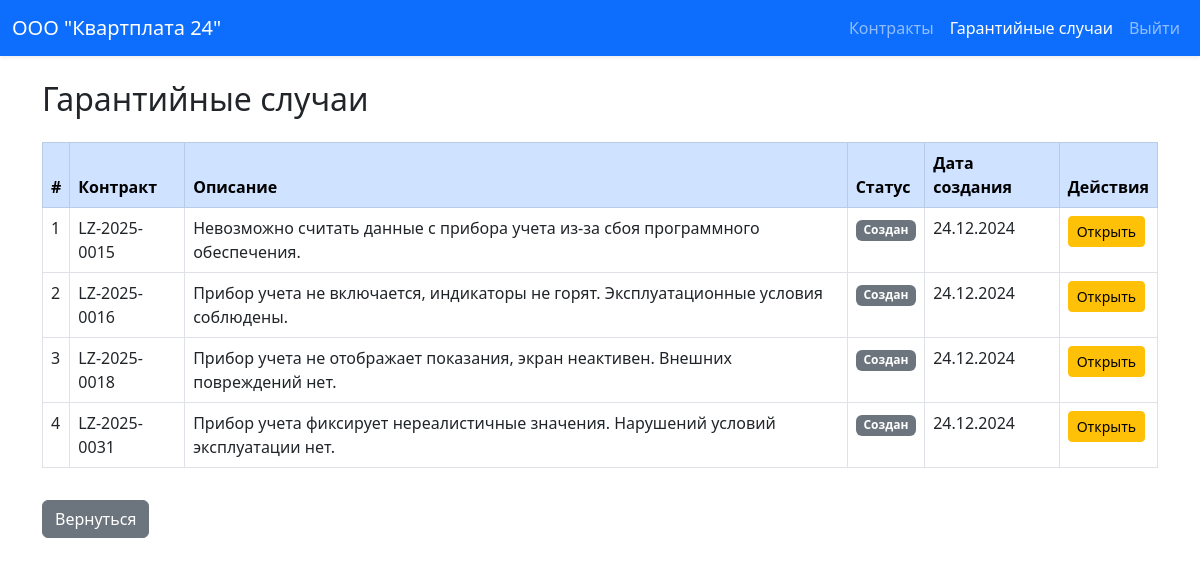
Before: /warranty/list/ (signed in) with the older database file.
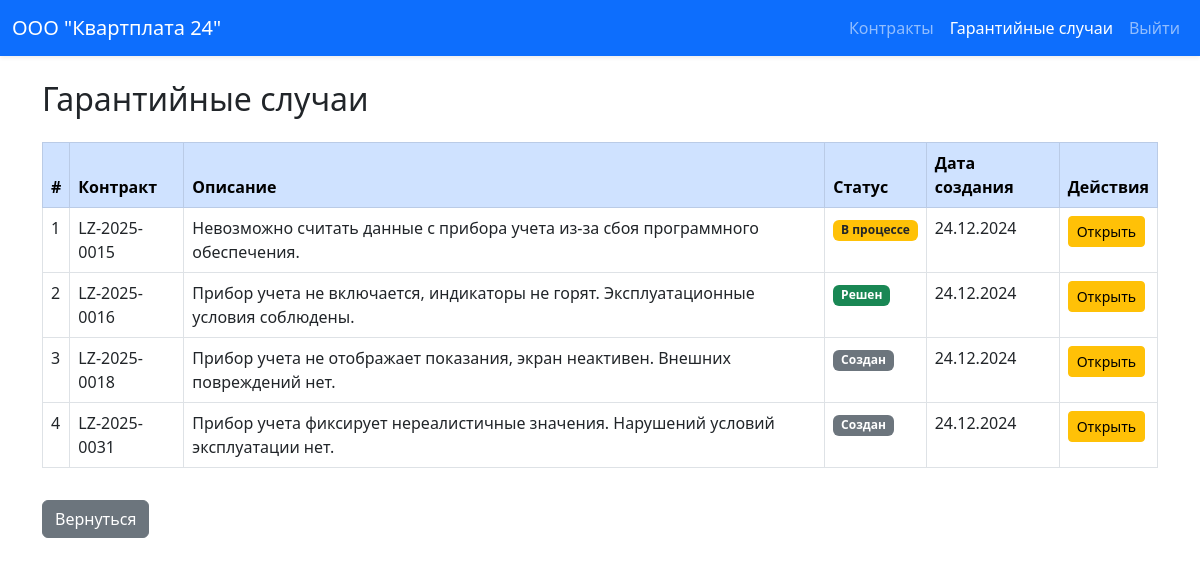
After: the same page with the newer database file.
### leasing/models.py (models this page shows, shortened)
class Profile(models.Model):
    ROLE_CHOICES = [
        ('LR', 'Lessor'),
        ('LE', 'Lessee'),
        ('SE', 'Seller'),
        ('AD', 'Admin')
    ]
    user = models.OneToOneField(
        User,
        related_name='profile',
        on_delete=models.CASCADE
    )
    display_name = models.CharField(
        max_length=200,
        blank=True,
        null=True
    )
    role = models.CharField(
        max_length=2,
        choices=ROLE_CHOICES
    )

class WarrantyCase(models.Model):
    STATUS_CHOICES = [
        ('CR', 'Создан'),
        ('IW', 'В процесссе'),
        ('CO', 'Решен'),
    ]
    contract = models.ForeignKey(
        Contract,
        related_name='warranty_cases',
        on_delete=models.CASCADE
    )
    description = models.TextField()
    created = models.DateTimeField(auto_now_add=True)
    resolved = models.CharField(
        max_length=2,
        choices=STATUS_CHOICES,
        default='CR'
    )

class Contract(models.Model):
    lessor = models.ForeignKey(
        User,
        related_name='lessor_contracts',
        on_delete=models.CASCADE
    )
    lessee = models.ForeignKey(
        User,
        related_name='lessee_contracts',
        on_delete=models.CASCADE
    )
    seller = models.ForeignKey(
        User,
        related_name='seller_contracts',
        on_delete=models.CASCADE
    )
    number = models.CharField(max_length=30)
    meter = models.CharField(max_length=20)
    started = models.DateField()
    class Meta:
        ordering = ['-started', '-number']
    def __str__(self):
        return self.number

### leasing/views.py (the view)
# urls.py: path('warranty/list/', views.list_warranty, name='list_warranty'),
@login_required
def list_warranty(request):
    user = request.user
    role = user.profile.role
    is_lessee = False
    is_seller = False
    is_lessor = False
    if role == 'LR':
        is_lessor = True
        warranties = WarrantyCase.objects.filter(contract__lessor=user)
    elif role == 'LE':
        is_lessee = True
        warranties = WarrantyCase.objects.filter(contract__lessee=user)
    elif role == 'SE':
        is_seller = True
        warranties = WarrantyCase.objects.filter(contract__seller=user)
    elif role == 'AD':
        warranties = WarrantyCase.objects.all()
    else:
        warranties = None
    return render(
        request,
        'warranty/list.html',
        {
            'company_name': user.profile.display_name,
            'warranties': warranties,
            'is_lessor': is_lessor,
            'is_lessee': is_lessee,
            'is_seller': is_seller,
            'section': 'warranty',
        }
    )

### leasing/templates/warranty/list.html (shortened to what this page needs)
{% extends 'base.html' %}
{% block content %}
	<div class="container mt-4">
        {% if warranties %}
        	<h2 class="mb-4">Гарантийные случаи</h2>
        {% else %}
            <h2 class="mb-4">Гарантийные случаи с участием {{ company_name }}</h2>
        {% endif %}
        <div class="table-responsive">
            <table class="table table-bordered table-hover">
                <thead class="table-primary">
                    <tr>
                        <th>#</th>
                        <th>Контракт</th>
                        <th>Описание</th>
                        <th>Статус</th>
                        <th>Дата создания</th>
                        <th>Действия</th>
                    </tr>
                </thead>
                <tbody>
                    {% for warranty in warranties %}
                        <tr>
                            <td>{{ forloop.counter }}</td>
                            <td>{{ warranty.contract }}</td>
                            <td>{{ warranty.description }}</td>
                            <td>
                                {% if warranty.resolved == 'CR' %}
                                    <span class="badge bg-secondary">Создан</span>
                                {% elif warranty.resolved == 'IW' %}
                                    <span class="badge bg-warning text-dark">В процессе</span>
                                {% elif warranty.resolved == 'CO' %}
                                    <span class="badge bg-success">Решен</span>
                                {% endif %}
                            </td>
                            <td>{{ warranty.created|date:"d.m.Y" }}</td>
                            <td>
                                <a href="{% url 'view_warranty' warranty.id %}" class="btn btn-sm btn-warning">Открыть</a>
                            </td>
                        </tr>
                    {% empty %}
                        <tr>
                            <td colspan="6" class="text-center">Нет доступных гарантийных случаев.</td>
                        </tr>
                    {% endfor %}
                </tbody>
            </table>
        </div>
        <div class="mt-3">
            <a href="{% url 'list_warranty' %}" class="btn btn-secondary">Вернуться</a>
        </div>
    </div>
{% endblock %}

### leasing/templates/base.html (shortened to what this page needs)
{% load static %}
<!DOCTYPE html>
<html lang="en">
<head>
    <link rel="stylesheet" href="https://cdn.jsdelivr.net/npm/bootstrap@5.3.0/dist/css/bootstrap.min.css">
</head>
<body>
    {% include 'includes/header.html' %}
    <div id="content">
        {% block content %}
        {% endblock %}
    </div>
</body>
</html>

### leasing/templates/includes/header.html (shortened to what this page needs)
<nav class="navbar navbar-expand-lg navbar-dark bg-primary shadow-sm">
    <div class="container-fluid">
        <a class="navbar-brand" href="#">
            {{ company_name }}
        </a>
        <div class="collapse navbar-collapse" id="navbarNav">
            <ul class="navbar-nav ms-auto">
                <li class="nav-item">
                    <a class="nav-link {% if section == 'contract' %}active{% endif %}" href="{% url 'list_contract' %}">Контракты</a>
                </li>
                <li class="nav-item">
                    <a class="nav-link {% if section == 'warranty' %}active{% endif %}" href="{% url 'list_warranty' %}">Гарантийные случаи</a>
                </li>
                <li class="nav-item">
                    <a class="nav-link" href="{% url 'logout' %}">Выйти</a>
                </li>
            </ul>
        </div>
    </div>
</nav>

Changed rows visible on the page:
changed WarrantyCase "Невозможно считать данные с прибора учета из-за сбоя программного обеспечения.": resolved "Создан" → "В процессе"
changed WarrantyCase "LZ-2025-0016": resolved "Создан" → "Решен"
